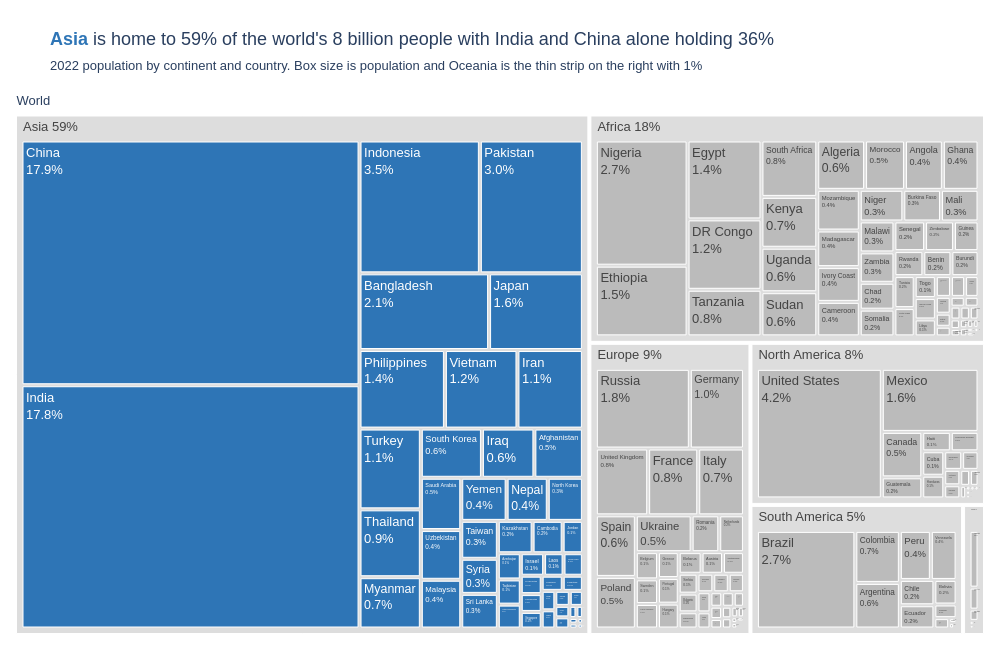

The code cell stored with this chart in its notebook:
### Markdown cell above
**Chart choice & justification:** *Which chart did you choose, and why? Justify design choices.

- **Treemap** because the data has two levels and Lecture 7 suggests a treemap for size inside a hierarchy with many parts. All 234 countries fit in one view and box size is population.
- **Only Asian countries are blue.** Asia holds most of the world's people so it is the only colour and the continent boxes stay light grey like in Lecture 7. The blue word Asia in the title works as the legend.
- **Shares written in the boxes** so the continents and big countries can be read on the static image, for example India and China at about 18% each. Oceania is too thin to read so the subtitle names it. Hover gives the exact population for the tiny boxes.

### Code cell
# Q6
world = df['2022 Population'].sum()
continent_share = df.groupby('Continent')['2022 Population'].sum().sort_values(ascending=False) / world
india_china = df.loc[df['Country'].isin(['India', 'China']), '2022 Population'].sum() / world
print(f'World population {world:,.0f}')
print(continent_share.round(3).to_string())
print(f'India and China together {india_china:.1%}')

d6 = df.copy()
d6['Group'] = np.where(d6['Continent'] == 'Asia', 'Asia', 'Other')
# the continent header only shows its name, so the share goes into the name itself
d6['Continent share'] = d6['Continent'] + ' ' + d6['Continent'].map(continent_share).map('{:.0%}'.format)
colours = {'Asia': BLUE, 'Other': MID}

fig = px.treemap(
    data_frame=d6,
    path=[px.Constant('World'), 'Continent share', 'Country'],
    values='2022 Population',
    color='Group',
    color_discrete_map=colours,
    template='plotly_white',
    height=650, width=1000
)

fig.update_traces(
    texttemplate='%{label}<br>%{percentRoot:.1%}',
    hovertemplate='<b>%{label}</b><br>%{value:,.0f} people<br>%{percentRoot:.1%} of the world<extra></extra>',
    root_color='white',
    marker=dict(line=dict(color='white', width=1))
)

fig.update_layout(
    title=dict(
        text=f"<span style='color:{BLUE}'><b>Asia</b></span> is home to {continent_share['Asia']:.0%} of the "
             f"world's {world / 1e9:.0f} billion people with India and China alone holding {india_china:.0%}",
        subtitle=dict(text=f"2022 population by continent and country. Box size is population and Oceania "
                           f"is the thin strip on the right with {continent_share['Oceania']:.0%}")
    ),
    font=FONT,
    margin=dict(t=90, l=10, r=10, b=10)
)

# only the countries carry colour, continent boxes are light grey and the root is white
fig.data[0].marker.colors = [
    'white' if node == 'World' else LIGHT if node.count('/') == 1 else colour
    for node, colour in zip(fig.data[0].ids, fig.data[0].marker.colors)
]

fig.show()
fig.write_image('q6_population_treemap.png', scale=2)

### Figure 1 — Plotly figure (JSON) as saved in the notebook; plotly's stock layout.template omitted (floating-point values rounded to 4 significant figures; data arrays with more than 128 entries replaced by an {"elided": "..."} marker saying what was removed)
{"data": [{"branchvalues": "total", "customdata": {"elided": "241x1 str values"}, "domain": {"x": [0.0, 1.0], "y": [0.0, 1.0]}, "hovertemplate": "<b>%{label}</b><br>%{value:,.0f} people<br>%{percentRoot:.1%} of the world<extra></extra>", "ids": {"elided": "241 str values"}, "labels": {"elided": "241 str values"}, "marker": {"colors": {"elided": "241 str values"}, "line": {"color": "white", "width": 1}}, "name": "", "parents": {"elided": "241 str values"}, "root": {"color": "white"}, "texttemplate": "%{label}<br>%{percentRoot:.1%}", "type": "treemap", "values": {"elided": "241 float values"}}], "layout": {"font": {"family": "Arial", "size": 13}, "height": 650, "legend": {"tracegroupgap": 0}, "margin": {"b": 10, "l": 10, "r": 10, "t": 90}, "title": {"subtitle": {"text": "2022 population by continent and country. Box size is population and Oceania is the thin strip on the right with 1%"}, "text": "<span style='color:#2E75B6'><b>Asia</b></span> is home to 59% of the world's 8 billion people with India and China alone holding 36%"}, "width": 1000}}
